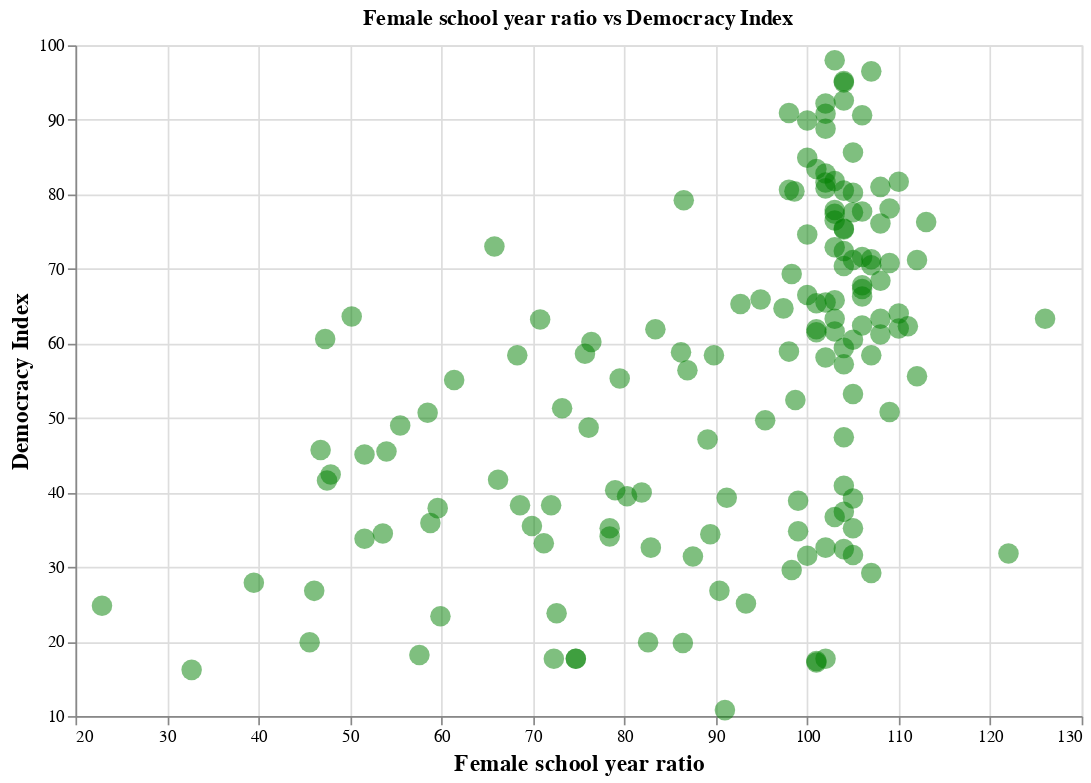

Notebook code cell kept with this figure:
### Code cell
chart4 = alt.Chart(merged_df_1).mark_circle(
    size=150, color = 'green', opacity = 0.5
).encode(
    x=alt.X('female school year ratio', title = 'Female school year ratio', axis = alt.Axis(titleFont = 'Helvetica', titleFontSize = 14, labelFont = 'Helvetica'), scale=alt.Scale(zero=False)),
    y=alt.Y('Democracy Index (2011)', title = 'Democracy Index', axis = alt.Axis(titleFont = 'Helvetica', titleFontSize = 14, labelFont = 'Helvetica'), scale=alt.Scale(zero=False)),
    tooltip=['Country name', 'female school year ratio', 'Democracy Index (2011)']  # Optional tooltips
).properties(
    width=600,
    height=400,
    title='Female school year ratio vs Democracy Index'
)


chart4.display()

### Figure 1 — Vega-Lite specification as saved in the notebook (floating-point values rounded to 4 significant figures; data arrays with more than 128 entries replaced by an {"elided": "..."} marker saying what was removed)
{"usermeta": {"embedOptions": {"theme": "latimes"}}, "config": {"view": {"continuousWidth": 300, "continuousHeight": 300}}, "data": {"name": "data-ce1df79359e5447868b641a8def65b3d"}, "mark": {"type": "circle", "color": "green", "opacity": 0.5, "size": 150}, "encoding": {"tooltip": [{"field": "Country name", "type": "nominal"}, {"field": "female school year ratio", "type": "quantitative"}, {"field": "Democracy Index (2011)", "type": "quantitative"}], "x": {"axis": {"labelFont": "Helvetica", "titleFont": "Helvetica", "titleFontSize": 14}, "field": "female school year ratio", "scale": {"zero": false}, "title": "Female school year ratio", "type": "quantitative"}, "y": {"axis": {"labelFont": "Helvetica", "titleFont": "Helvetica", "titleFontSize": 14}, "field": "Democracy Index (2011)", "scale": {"zero": false}, "title": "Democracy Index", "type": "quantitative"}}, "height": 400, "title": "Female school year ratio vs Democracy Index", "width": 600, "$schema": "https://vega.github.io/schema/vega-lite/v5.15.1.json", "datasets": {"data-ce1df79359e5447868b641a8def65b3d": {"elided": "210 records"}}}
